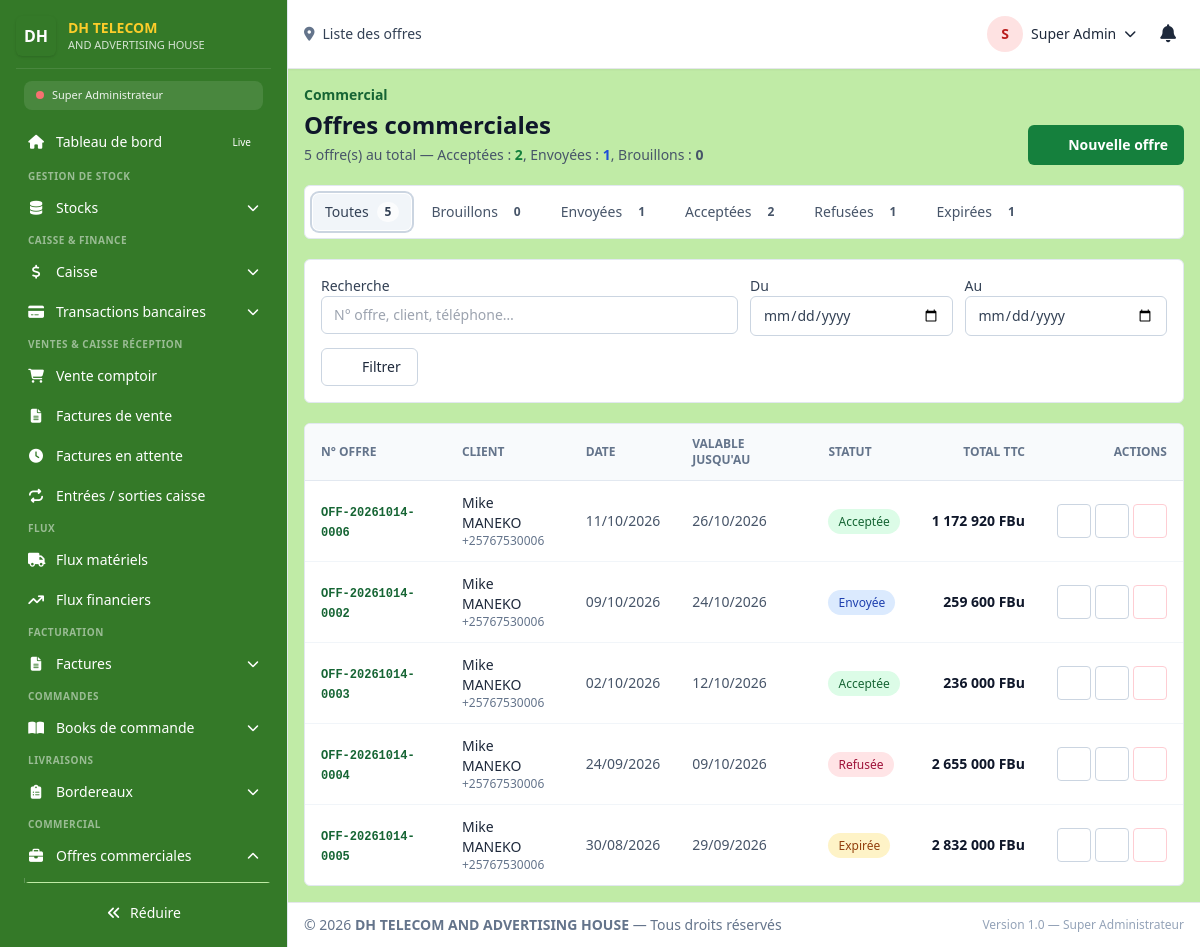
The page /super_admin/offres/liste (signed in) on the database its author committed.
### tables this page shows
CREATE TABLE `users` (
  `id` int(100) NOT NULL,
  `profil` varchar(255) NOT NULL DEFAULT '',
  `user_name` varchar(255) NOT NULL,
  `password` varchar(255) NOT NULL COMMENT 'bcrypt hash',
  `secret_code` varchar(255) DEFAULT NULL,
  `category` varchar(100) DEFAULT NULL COMMENT 'Réf cat_users.category',
  `f_name` varchar(100) DEFAULT NULL,
  `l_name` varchar(100) DEFAULT NULL,
  `telephone` varchar(100) DEFAULT NULL,
  `email` varchar(100) DEFAULT NULL,
  `adress` varchar(100) NOT NULL DEFAULT '',
  `level` varchar(100) NOT NULL DEFAULT '',
  `salary` decimal(10,0) NOT NULL DEFAULT 0,
  `status` varchar(100) NOT NULL DEFAULT 'Disponible',
  `session_id` varchar(1000) NOT NULL DEFAULT '',
  `admission` date NOT NULL DEFAULT curdate(),
  `reset_token` varchar(255) DEFAULT NULL,
  `token_expiry` datetime DEFAULT current_timestamp(),
  `jwt_secret` varchar(255) DEFAULT NULL COMMENT 'Secret personnel pour JWT',
  `last_login` datetime DEFAULT NULL,
  `failed_attempts` int(11) DEFAULT 0,
  `locked_until` datetime DEFAULT NULL,
  `created_at` timestamp NOT NULL DEFAULT current_timestamp(),
  `updated_at` timestamp NOT NULL DEFAULT current_timestamp() ON UPDATE current_timestamp()
);

CREATE TABLE `sales` (
  `id` int(11) NOT NULL,
  `invoice_number` varchar(100) NOT NULL,
  `operator` varchar(255) NOT NULL,
  `agent` varchar(255) DEFAULT NULL,
  `client_name` varchar(255) NOT NULL,
  `client_id` int(100) DEFAULT NULL COMMENT 'Réf partners.id',
  `phone` varchar(15) DEFAULT '',
  `medicines` text NOT NULL,
  `products_json` text DEFAULT NULL COMMENT 'JSON détaillé des produits (réf stock.id)',
  `quantity` text NOT NULL,
  `units_json` text DEFAULT NULL COMMENT 'JSON des unités utilisées',
  `unit_cost` text DEFAULT NULL,
  `actual_price` text DEFAULT NULL,
  `tot_htva` bigint(20) NOT NULL DEFAULT 0,
  `tva` bigint(20) NOT NULL DEFAULT 0,
  `tva_paid` bigint(20) NOT NULL DEFAULT 0,
  `tot_tvac` bigint(20) NOT NULL DEFAULT 0,
  `debt` bigint(11) NOT NULL DEFAULT 0,
  `total_amount` bigint(11) NOT NULL DEFAULT 0,
  `total_profit` bigint(11) NOT NULL DEFAULT 0,
  `discount` bigint(11) NOT NULL DEFAULT 0,
  `commission` bigint(11) NOT NULL DEFAULT 0,
  `date` date NOT NULL DEFAULT curdate(),
  `status` enum('Active','Supprimée') DEFAULT 'Active',
  `offer_status` enum('Brouillon','Envoyée','Acceptée','Refusée','Expirée') DEFAULT NULL COMMENT 'Statut uniquement pour document_type=Devis',
  `valid_until` date DEFAULT NULL COMMENT 'Date de validité de l''offre',
  `offer_notes` text DEFAULT NULL COMMENT 'Notes libres (conditions, mentions spéciales)',
  `origin` varchar(50) NOT NULL DEFAULT 'Interne',
  `guard` varchar(500) NOT NULL DEFAULT '',
  `netcash` decimal(10,0) NOT NULL DEFAULT 0,
  `payment_method` varchar(200) NOT NULL DEFAULT 'Espèces',
  `ext_paid_amount` decimal(10,0) DEFAULT NULL,
  `ext_paid_status` varchar(50) DEFAULT NULL,
  `cashier` varchar(255) DEFAULT NULL,
  `document_type` enum('Facture','Proforma','Devis','Commande','Livraison') DEFAULT 'Facture',
  `created_at` timestamp NOT NULL DEFAULT current_timestamp(),
  `machine_id` int(11) DEFAULT NULL COMMENT 'Machine utilisée (services impression)',
  `delivery_status` enum('En préparation','Expédiée','Livrée','Annulée') DEFAULT NULL
);

### dash/receptionist/offres_liste.php (the view, shortened to what the rows shown need)
<?php
require_once __DIR__ . '/../../api/database.php';
$db     = Database::getInstance();
$escape = static fn($value): string => htmlspecialchars((string) $value, ENT_QUOTES, 'UTF-8');
$page     = max(1, (int) ($_GET['page'] ?? 1));
$perPage  = 20;
$conditions = ["document_type = 'Devis'", "status = 'Active'"];
$params     = [];
$where = 'WHERE ' . implode(' AND ', $conditions);
$total = (int) $db->fetchColumn("SELECT COUNT(*) FROM sales $where", $params);
$totalPages = max(1, (int) ceil($total / $perPage));
$page = min($page, $totalPages);
$offset = ($page - 1) * $perPage;
$offers = $db->fetchAll(
    "SELECT id, invoice_number, client_name, phone, date, valid_until,
            tot_htva, tva, total_amount, offer_status, discount, operator
     FROM sales
     $where
     ORDER BY date DESC, id DESC
     LIMIT $perPage OFFSET $offset",
    $params
);
$statusColor = static function (string $s): string {
    return match ($s) {
        'Brouillon' => 'bg-slate-100 text-slate-700',
        'Envoyée'   => 'bg-blue-100 text-blue-800',
        'Acceptée'  => 'bg-green-100 text-green-800',
        'Refusée'   => 'bg-rose-100 text-rose-800',
        'Expirée'   => 'bg-amber-100 text-amber-800',
        default     => 'bg-slate-100 text-slate-600',
    };
};
?>
<section class="space-y-5">
    <header class="flex flex-col gap-3 sm:flex-row sm:items-end sm:justify-between">
        <div>
            <h1 class="mt-1 text-2xl font-bold text-slate-900">Offres commerciales</h1>
        </div>
    </header>
    <div class="overflow-x-auto rounded-md border border-slate-200 bg-white">
        <table class="min-w-full divide-y divide-slate-200 text-sm">
            <thead class="bg-slate-50 text-left text-xs uppercase text-slate-500">
                <tr>
                    <th class="px-4 py-3">N° Offre</th>
                    <th class="px-4 py-3">Client</th>
                    <th class="px-4 py-3">Date</th>
                    <th class="px-4 py-3">Valable jusqu'au</th>
                    <th class="px-4 py-3">Statut</th>
                    <th class="px-4 py-3 text-right">Total TTC</th>
                    <th class="px-4 py-3 text-right">Actions</th>
                </tr>
            </thead>
            <tbody class="divide-y divide-slate-100">
                <?php if (!$offers): ?>
                    <tr>
                        <td colspan="7" class="px-4 py-12 text-center">
                            <p class="font-medium text-slate-700">Aucune offre trouvée</p>
                            <p class="mt-1 text-sm text-slate-500">Modifiez les filtres ou créez une nouvelle offre.</p>
                        </td>
                    </tr>
                <?php else: foreach ($offers as $o):
                    $st = $o['offer_status'] ?: 'Brouillon';
                ?>
                    <tr class="hover:bg-slate-50">
                        <td class="px-4 py-3">
                            <a href="<?= $escape(app_route_url('offres/apercu')) . '?id=' . (int) $o['id'] ?>"
                               class="font-mono text-xs font-semibold text-green-800 hover:underline">
                                <?= $escape($o['invoice_number']) ?>
                            </a>
                        </td>
                        <td class="px-4 py-3">
                            <div class="font-medium text-slate-800"><?= $escape($o['client_name']) ?></div>
                            <?php if (!empty($o['phone'])): ?>
                                <div class="text-xs text-slate-500"><?= $escape($o['phone']) ?></div>
                            <?php endif; ?>
                        </td>
                        <td class="whitespace-nowrap px-4 py-3 text-slate-600">
                            <?= $escape(date('d/m/Y', strtotime($o['date']))) ?>
                        </td>
                        <td class="whitespace-nowrap px-4 py-3 text-slate-600">
                            <?php if (!empty($o['valid_until'])): ?>
                                <?= $escape(date('d/m/Y', strtotime($o['valid_until']))) ?>
                            <?php else: ?>
                                <span class="text-slate-400">—</span>
                            <?php endif; ?>
                        </td>
                        <td class="px-4 py-3">
                            <span class="rounded-full px-2.5 py-1 text-xs font-medium <?= $statusColor($st) ?>">
                                <?= $escape($st) ?>
                            </span>
                        </td>
                        <td class="whitespace-nowrap px-4 py-3 text-right font-semibold text-slate-900">
                            <?= number_format((float) $o['total_amount'], 0, ',', ' ') ?> FBu
                        </td>
                        <td class="whitespace-nowrap px-4 py-3 text-right">
                            <div class="inline-flex items-center gap-1">
                                <a href="<?= $escape(app_route_url('offres/apercu')) . '?id=' . (int) $o['id'] ?>"
                                   class="inline-flex items-center justify-center rounded border border-slate-300 p-2 text-slate-700 hover:bg-slate-100"
                                   title="Voir l'offre">
                                    <i data-feather="eye" class="h-4 w-4"></i>
                                </a>
                                <?php if (userCan($user, 'offres.edit')): ?>
                                    <a href="<?= $escape(app_route_url('offres/modifier')) . '?id=' . (int) $o['id'] ?>"
                                       class="inline-flex items-center justify-center rounded border border-slate-300 p-2 text-slate-700 hover:bg-slate-100"
                                       title="Modifier">
                                        <i data-feather="edit-2" class="h-4 w-4"></i>
                                    </a>
                                    <form method="post" action="<?= $escape(app_route_url('offres/supprimer')) ?>"
                                          class="inline-block"
                                          onsubmit="return confirm('Supprimer définitivement l\'offre <?= $escape($o['invoice_number']) ?> ?');">
                                        <button type="submit"
                                                class="inline-flex items-center justify-center rounded border border-rose-200 p-2 text-rose-700 hover:bg-rose-50"
                                                title="Supprimer">
                                            <i data-feather="trash-2" class="h-4 w-4"></i>
                                        </button>
                                    </form>
                                <?php endif; ?>
                            </div>
                        </td>
                    </tr>
                <?php endforeach; endif; ?>
            </tbody>
        </table>
    </div>
</section>

### dash/template/layout.php (shortened to what the rows shown need)
<?php
require_once __DIR__ . "/permissions.php";
$escName   = htmlspecialchars($user["nom_complet"] ?? "Utilisateur", ENT_QUOTES, 'UTF-8');
$roleColor = getRoleColor($user["role_system"] ?? "");
$escAvatar = !empty($user["avatar"]) ? htmlspecialchars($user["avatar"], ENT_QUOTES, 'UTF-8') : null;
            ?>
<!doctype html>
<html lang="fr">
<head>
    <link rel="stylesheet"
          href="https://cdnjs.cloudflare.com/ajax/libs/font-awesome/6.5.1/css/all.min.css"
>
    <script src="https://cdn.tailwindcss.com"></script>
</head>
<body class="min-h-screen bg-[#C0EBA6] text-slate-800 antialiased">
<div id="app" class="relative flex h-screen">
    <div id="mainArea" class="w-0 min-w-0 flex-1 flex flex-col min-h-0 ml-0 lg:ml-72 anim-smooth">
        <header class="flex items-center justify-between gap-4 px-4 py-3 border-b bg-white shadow-sm">
            <div class="flex items-center gap-3">
                <div class="relative">
                    <button id="userBtn" type="button" aria-haspopup="true" aria-expanded="false"
                            class="flex items-center gap-2 p-1 rounded hover:bg-slate-100 focus:outline-none">
                        <?php if ($escAvatar): ?>
                            <img class="h-9 w-9 rounded-full object-cover" src="<?= $escAvatar ?>" alt="<?= $escName ?>">
                        <?php else: ?>
                            <span class="inline-flex h-9 w-9 rounded-full bg-<?= $roleColor ?>-100 text-<?= $roleColor ?>-700 items-center justify-center font-semibold text-sm">
                                <?= strtoupper(substr($escName, 0, 1)) ?>
                            </span>
                        <?php endif; ?>
                        <span class="hidden sm:inline text-sm font-medium"><?= $escName ?></span>
                        <i class="fa-solid fa-chevron-down text-xs"></i>
                    </button>
                </div>
            </div>
        </header>
        <main id="content" class="min-w-0 flex-1 overflow-x-hidden overflow-y-auto p-4">
            <?php
            if (isset($content) && $content !== '') {
                echo $content;
            } else {
                echo '<div class="p-4 bg-yellow-50 text-yellow-800 rounded">Aucun contenu à afficher.</div>';
            }
            ?>
        </main>
    </div>
</div>
</body>
</html>

### rows shown on the page
users: category "S", category "Super Admin"
sales: invoice_number "OFF-20261014-0006", client_name "Mike MANEKO", phone "+25767530006", date "11/10/2026", valid_until "26/10/2026", offer_status "Acceptée", total_amount "1 172 920"
sales: invoice_number "OFF-20261014-0002", client_name "Mike MANEKO", phone "+25767530006", date "09/10/2026", valid_until "24/10/2026", offer_status "Envoyée", total_amount "259 600"
sales: invoice_number "OFF-20261014-0003", client_name "Mike MANEKO", phone "+25767530006", date "02/10/2026", valid_until "12/10/2026", offer_status "Acceptée", total_amount "236 000"
sales: invoice_number "OFF-20261014-0004", client_name "Mike MANEKO", phone "+25767530006", date "24/09/2026", valid_until "09/10/2026", offer_status "Refusée", total_amount "2 655 000"
sales: invoice_number "OFF-20261014-0005", client_name "Mike MANEKO", phone "+25767530006", date "30/08/2026", valid_until "29/09/2026", offer_status "Expirée", total_amount "2 832 000"

### other values the page prints
$escRole "Super Administrateur"
$item['label'] "Tableau de bord"
$item['badge']['text'] "Live"
$section['label'] "GESTION DE STOCK"
$item['label'] "Stocks"
$section['label'] "CAISSE & FINANCE"
$item['label'] "Caisse"
$item['label'] "Transactions bancaires"
$section['label'] "VENTES & CAISSE RÉCEPTION"
$item['label'] "Vente comptoir"
$item['label'] "Factures de vente"
$item['label'] "Factures en attente"
$item['label'] "Entrées / sorties caisse"
$section['label'] "FLUX"
$item['label'] "Flux matériels"
